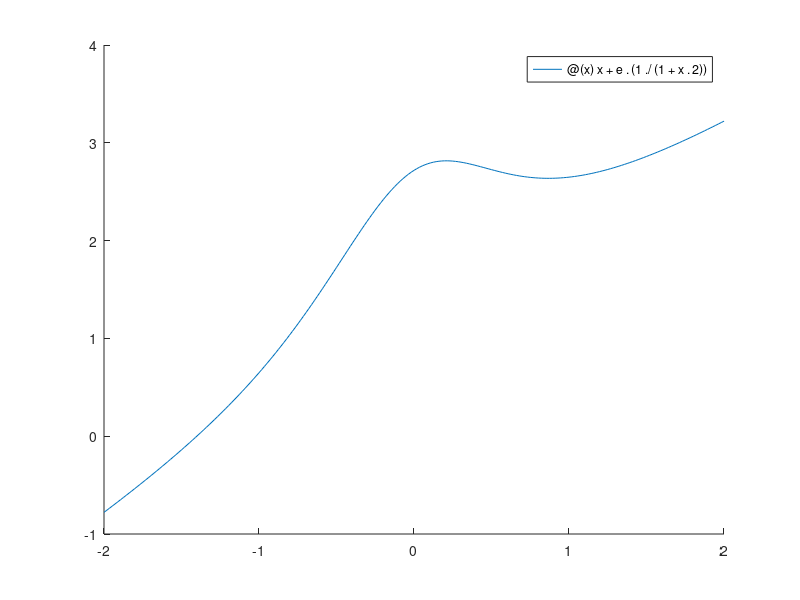

Reproduce this figure in MATLAB. (Note: this script raises an error after producing the figure.)
clear all
close all


hold on

%
%
% Real function
func = @(x) x + e .^ (1 ./ (1 + x.^2));
fplot (func, [-2 2]);
%
%
%

%
%
% Lagrange polynom has degree 6.
observationX = [-2 : 0.5 : 2];
observationY = zeros (size (observationX));
x = observationX;
y = observationY;

% Calculate value of function in observation points.
y = x + e .^ (1 ./ (1 + x.^2));

% Get evaluation points in the lineary spaced interval between -2 and 2.
evalPoints = linspace (-2, 2, 6);
[yL] = polyVandermonde (x, y, evalPoints);
plot (evalPoints, yL, 'r');
%
%
%

%
%
% Lagrange function with Chebishev nodes (degree 6).

hold off;
